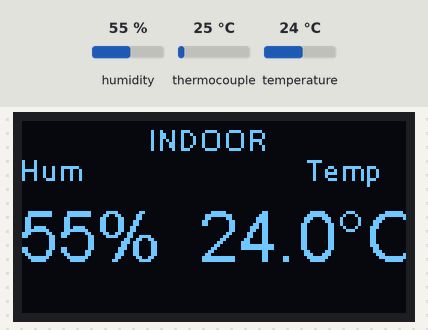
The sketch below on a simulated ESP8266 (NodeMCU). Shown: 128×64 one-colour display. The inputs (shaded band) are chosen by the test bench; at power-on: humidity 55 %, temperature 24 °C, thermocouple 25 °C. WiFi joins after 1.5 s; servers stay silent unless stated; what the sketch prints to the serial monitor is not drawn.

Above: at 2.7 s.
2.8 s: humidity set to 22 %
At 4.1 s:
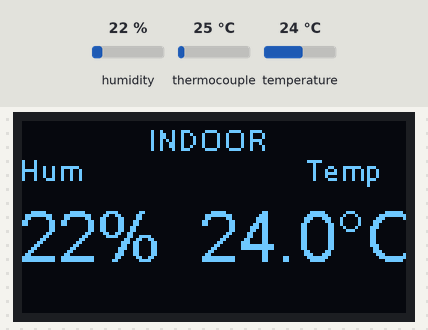
5.5 s: temperature set to 12 °C
At 6.3 s:
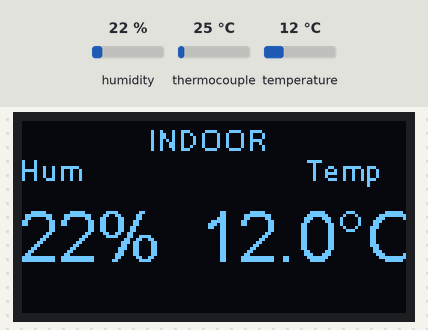
8.2 s: humidity set to 40 %
At 10.8 s:
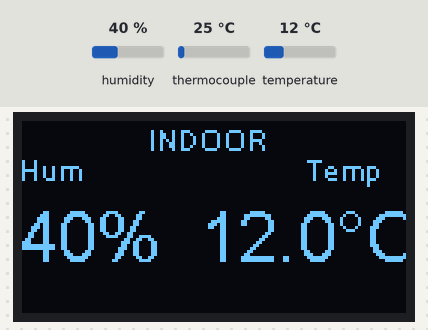
11.1 s: temperature set to 19 °C
At 11.9 s:
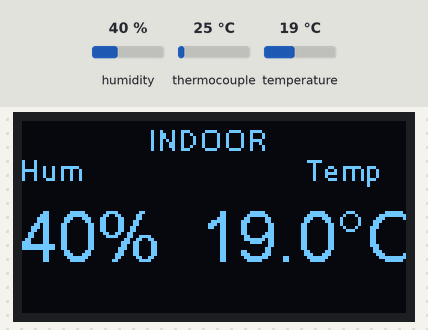
Timing chart, 0 to 14.1 s (numbered marks = the images above; inputs shaded):
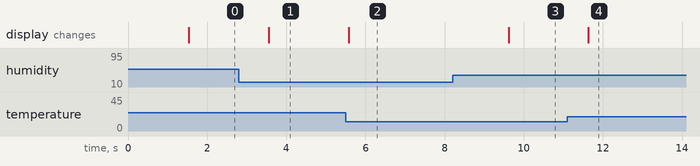

The sketch:

weather-station.ino
```cpp
#include <MAX6675_Thermocouple.h>
#include <DHT.h>
#include <DHT_U.h>
#include <ESP8266WiFi.h>
#include <WiFiClient.h>

int SCK_PIN = D5;
int CS_PIN = D6;
int SO_PIN = D7;
MAX6675_Thermocouple thermocouple(SCK_PIN, CS_PIN, SO_PIN);

#include <Wire.h>  // Only needed for Arduino 1.6.5 and earlier
#include "SSD1306.h" // alias for `#include "SSD1306Wire.h"`
SSD1306  display(0x3c, 5, 4); // Initialize the OLED display using Wire library

/* DHT22 */
#include "DHT.h"
#define DHTPIN D3
#define DHTTYPE DHT22
DHT dht(DHTPIN, DHTTYPE);
int localHum = 0;
float localTemp = 0;
float ktypeTemp = 0;

//WIFI
const char* ssid = "GM_Net";
const char* password = "134679825";
WiFiClient client;

//Thingspeak settings
const int channelID = 412051;
String writeAPIKey = "SVMFBKG4CY91RFXU";
const char* tsServer = "api.thingspeak.com";
long lastUpdate; //The last update
const int durationUpate = 60000; //The frequency of check kazan and puffer temps

void setup()
{
  Serial.begin(115200);
  display.init(); // Initialising the UI will init the display too.
  display.flipScreenVertically();

  //Setup WIFI
  WiFi.begin(ssid, password);
  Serial.println("");

  //Wait for WIFI connection
  while (WiFi.status() != WL_CONNECTED) {
    delay(500);
    Serial.print(".");
  }
  Serial.println("");
  Serial.print("Connected to ");
  Serial.println(ssid);
  Serial.print("IP address: ");
  Serial.println(WiFi.localIP());

  pinMode(DHTPIN, INPUT);
  lastUpdate = millis();
  localHum = 0;
  localTemp = 0;

}

void loop()
{
  getDHT();
  display.clear();
  drawDHT();
  display.display();
  delay (2000);

  long now = millis();
  if ( now - lastUpdate > durationUpate ) {
    UdateThinkSpeakChannel();
    lastUpdate = now;
  }
}

/***************************************************
  Get indoor Temp/Hum data
****************************************************/
void getDHT()
{
  ktypeTemp = thermocouple.readCelsius();

  float tempIni = localTemp;
  float humIni = localHum;
  localTemp = dht.readTemperature();
  localHum = dht.readHumidity();
  if (isnan(localHum) || isnan(localTemp))   // Check if any reads failed and exit early (to try again).
  {
    Serial.println("Failed to read from DHT sensor!");
    localTemp = tempIni;
    localHum = humIni;
    return;
  }
}

/***************************************************
  Draw Indoor Page
****************************************************/
void drawDHT()
{
  int x = -1;
  int y = 0;
  display.setFont(ArialMT_Plain_10);
  display.setTextAlignment(TEXT_ALIGN_LEFT);
  display.drawString(0 + x, 10 + y, "Hum");

  display.setFont(ArialMT_Plain_10);
  display.setTextAlignment(TEXT_ALIGN_LEFT);
  display.drawString(43 + x, y, "INDOOR");

  display.setFont(ArialMT_Plain_24);
  String hum = String(localHum) + "%";
  display.drawString(0 + x, 25 + y, hum);
  int humWidth = display.getStringWidth(hum);

  display.setFont(ArialMT_Plain_10);
  display.setTextAlignment(TEXT_ALIGN_LEFT);
  display.drawString(95 + x, 10 + y, "Temp");

  display.setFont(ArialMT_Plain_24);
  String temp = String(localTemp, 1) + "°C";
  //String temp = String(ktypeTemp, 1) + "°C";
  display.drawString(60 + x, 25 + y, temp);
  int tempWidth = display.getStringWidth(temp);
}

/***************************************************
  Upload to Thingspeak
****************************************************/
void UdateThinkSpeakChannel () {
  if (client.connect(tsServer, 80)) {

    // Construct API request body
    String postStr = writeAPIKey;
    postStr += "&field1=";
    postStr += String(localTemp);
    postStr += "&field2=";
    postStr += String(localHum);
    postStr += "&field3=";
    postStr += String(ktypeTemp);
    postStr += "\r\n\r\n";

    client.print("POST /update HTTP/1.1\n");
    client.print("Host: api.thingspeak.com\n");
    client.print("Connection: close\n");
    client.print("X-THINGSPEAKAPIKEY: " + writeAPIKey + "\n");
    client.print("Content-Type: application/x-www-form-urlencoded\n");
    client.print("Content-Length: ");
    client.print(postStr.length());
    client.print("\n\n");
    client.print(postStr);
    client.print("\n\n");

  }
  client.stop();
}
```

Measured:
- after the input at 2.8 s, the display: changes after 0.76 s (image 1)
- after the input at 5.5 s, the display: changes after 0.08 s (image 2)
- after the input at 8.2 s, the display: changes after 1.4 s (image 3)
- after the input at 11.1 s, the display: changes after 0.54 s (image 4)
